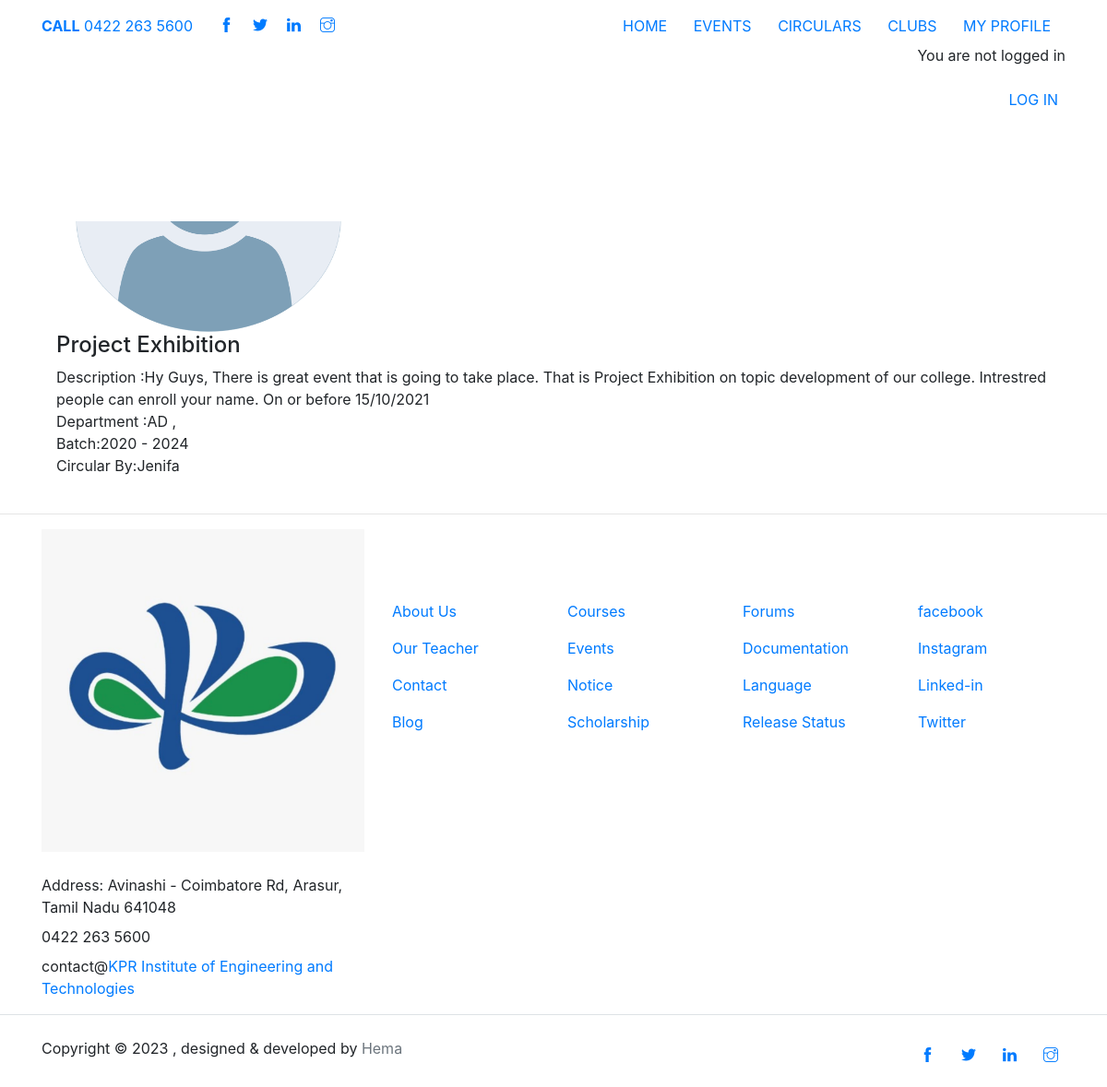
The page /circular_detail/5/ on the database its author committed.
### event/models.py (models this page shows, shortened)
class Circular(models.Model):
    profile_photo=models.ImageField(blank=True,null=True,upload_to="profile_picture")
    title = models.CharField(max_length=35)
    description =models.TextField(null=True)
    department = models.ManyToManyField(Department,related_name='department')
    batch = models.ForeignKey(Batch,on_delete=models.CASCADE)
    circular_by = models.ForeignKey(Faculty,on_delete=models.CASCADE)
    date=models.DateField()

class Department(models.Model):
    name = models.CharField(max_length=50)
    def __str__(self):
        return self.name

class Batch(models.Model):
    start_year = models.CharField(max_length=4)
    end_year = models.CharField(max_length=4)
    def __str__(self):
        return '%s - %s' % (self.start_year,self.end_year)

class Faculty(models.Model):
    faculty_name = models.CharField(max_length=35)
    faculty_id = models.CharField(max_length=10,unique=True)
    department = models.ForeignKey(Department,on_delete=models.CASCADE)
    designation= models.CharField(max_length=35)
    hod = models.BooleanField(default=False)
    def __str__(self):
        return self.faculty_name

### event/views.py (the view)
# urls.py: path('circular_detail/<pk>/',CircularDetailView.as_view(),name="circular_detail"),
class CircularDetailView(DetailView):
    model = Circular

### asgiref/local.py (called while the page is built)
    def _get_context_id(self):
        from .sync import AsyncToSync, SyncToAsync
        context_id = SyncToAsync.get_current_task()
        context_is_async = True
        if context_id is None:
            context_id = threading.current_thread()
            context_is_async = False
        if self._thread_critical:
            return context_id
        for i in range(sys.getrecursionlimit()):
            try:
                if context_is_async:
                    context_id = AsyncToSync.launch_map[context_id]
                    context_is_async = False
                else:
                    context_id = SyncToAsync.launch_map[context_id]
                    context_is_async = True
            except KeyError:
                break
        else:
            raise RuntimeError("Infinite launch_map loops")
        return context_id

    def _get_storage(self):
        context_obj = self._get_context_id()
        if not hasattr(context_obj, self._attr_name):
            setattr(context_obj, self._attr_name, {})
            self._context_refs.add(context_obj)
        return getattr(context_obj, self._attr_name)

    def __getattr__(self, key):
        with self._thread_lock:
            storage = self._get_storage()
            if key in storage:
                return storage[key]
            else:
                raise AttributeError(f"{self!r} object has no attribute {key!r}")

    def __setattr__(self, key, value):
        if key in ("_context_refs", "_thread_critical", "_thread_lock", "_attr_name"):
            return super().__setattr__(key, value)
        with self._thread_lock:
            storage = self._get_storage()
            storage[key] = value

    def __delattr__(self, key):
        with self._thread_lock:
            storage = self._get_storage()
            if key in storage:
                del storage[key]
            else:
                raise AttributeError(f"{self!r} object has no attribute {key!r}")

### asgiref/sync.py (called while the page is built)
    @staticmethod
    def get_current_task():
        try:
            if hasattr(asyncio, "current_task"):
                return asyncio.current_task()
            else:
                return asyncio.Task.current_task()
        except RuntimeError:
            return None

### event/templates/event/circular_detail.html (shortened to what this page needs)
 {%extends "base.html"%}
 {%load static%}
{% block content %}
<div class="container">
 <div class="media">
 <div class="media-body">
 <a data-bs-toggle="modal" data-bs-target="#genderModal">
    </a>
     <h4 class="media-heading"> {{object.title}}</h4>
      Description :{{ object.description }}<br/>
      Department :{% for department in object.department.all %}{{ department }}  ,
      {% endfor %}
      <br/>Batch:{{ object.batch }} <br/>
      Circular By:{{ object.circular_by }} <br/>
<br/>
</div>
  </div>
</div>
<hr>
	{% endblock %}

### rows shown on the page
Circular: title "Project Exhibition", description "Hy Guys, There is great event that is going to take place. That is Project Exhibition on topic development of our college. Intrestred people can enroll your name. On or before 15/10/2021", batch "2020 - 2024", circular_by "Jenifa"
Department: name "AD"
